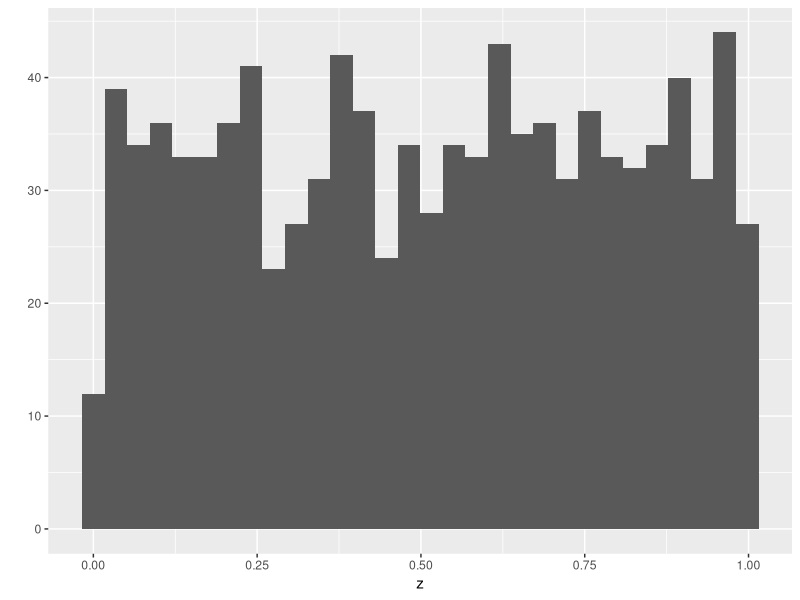
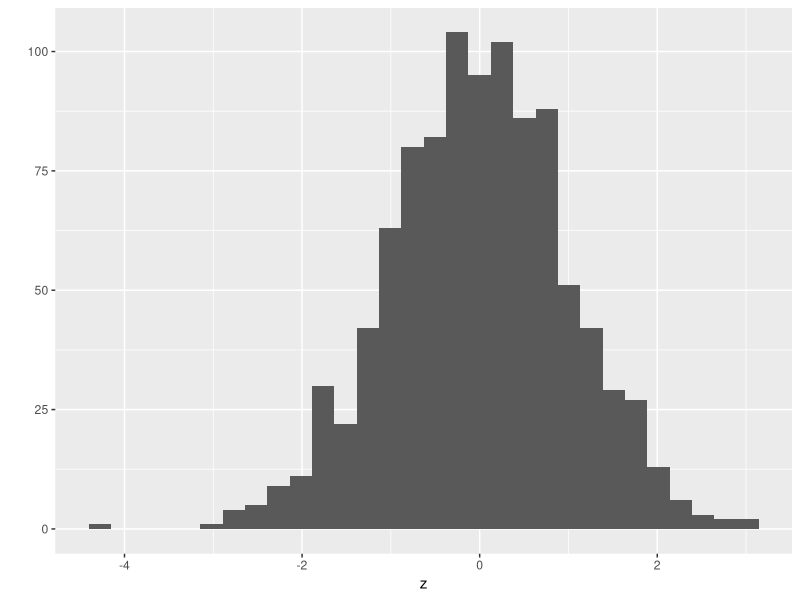

Generate these figures, in order, with R: (Note: this script raises an error after producing the figures.)
# More function and tricks with atomic vectors
# February 6, 2020
# HVC


# Notes -------------------------------------------------------------------

# create atomic vector, specify its mode and length
z <- vector(mode="numeric",length=0)
z <- c(z,5)
print(z)
# This is dynamic sizing. Don't do this in R because it gets really slow. 
# Instead: pre-allocate space to a vector: Preferred way
z <- rep(0,100)
head(z)

# Fill with NA values.
z <- rep(NA,100)
head(z)

typeof(z)
z[1] <- "Washington"
typeof(z)
# This gives it a type "after the fact".

# Assigning regular names without needing to type it all out. 
v_size <- 100
my_vector <- runif(v_size)
my_names <- paste("Species",seq(1:length(my_vector)),sep="")
# Taking the word species and pasting it with the sequence starting at 1 and going to the length of the vector. 
head(my_names)
# Gives out Species1, etc.
names(my_vector) <- my_names
head(my_vector)
# Assigns a number to each Species1, Species2, etc. 
# Can change the number after v_size in like 27 and run the whole chunk again. 

# Repeat Function ---------------------------------------------------------
# Rep function for repeating elements. 
rep(0.5,6)
# Repeats 0.5 6 times.
# In console: type ?rep will bring up help page that will tell you what the inputs are. X considered the first entry, the element or vector you want to repeat. 3 other parameters: times, length out, each. 
rep(x=0.5, times=6)
# Better practice. 
# Will still work if reverse order when define: 
rep(times=6, x=0.5)

my_vec <- c(1,2,3)
rep(x=my_vec, times=2)
rep(x=my_vec,each=2)
# Repeats each element the number of specified times. 
rep(x=my_vec,times=my_vec)
# Repeats the vector elements with eachother: matching them up
rep(x=my_vec, each=my_vec)
# Will give warning message: using 1 as the constant because values aren't matching up. 


# Using sequence function -------------------------------------------------

seq(from=2, t=4) # First way
2:4
# Does the same thing. This is an inline operator. Second way.  
`:`(2,4) # Third way. Does the same thing
seq(from=2, to=4,by=0.5)
# Goes up in increments of by= term
x <- seq(from=2, to=4, length=7)
print(x)
# Length function divides it up into number of chunks 
my_vec <- 1:length(x)
# Not for large numbers. But will do the same. 
# Faster way: 
seq_along(my_vec)
# Preferred way!!!!


# Using random number generator --------------------------------------------

runif(5)
runif(n=5,min=100,max=110)


# Random normal distributions ---------------------------------------------

rnorm(5)
rnorm(n=5,mean=100,sd=30)
library(ggplot2)
z <- runif(1000)
# Generates 1000 random values
qplot(z)
# Gives you a plot of it (non-normal distribution)
z <- rnorm(1000)
qplot(z)
# Gives you a plot of it with a normal distribution


# Sample function ---------------------------------------------------------
# Use sample function to draw random values from an existing vector
long_vec <- seq_len(10)
print(long_vec)
sample(x=long_vec)
# Reorders them randomly
# Sampling w/o replacement
sample(x=long_vec, size=3)

# Sampling with replacement
sample(x=long_vec, size=16,replace=TRUE)
# Some elements occur more than once. When replace not = to TRUE, will give an error because not enough elements. 

# These have all been equally probable
# Now try a weighted sampling

my_weights <- c(rep(20,5), rep(100,5)) # This weights the variables
print(my_weights)
sample(x=long_vec, replace=TRUE,prob=my_weights)


# Sub-setting atomic vectors: techniques -------------------------------------------------------------

z <- c(3.1,9.2,1.3,0.4,7.5)

# First way to subset: with positive index values
z[c(2,3)]
# Pulls out the 2nd and 3rd element of the list
# Or: with negative values
z[-c(1,5)]

# Second way: create a logical vector of conditions for subsetting
z[z<3]
tester <- z<3
print(tester)
z[tester] # coercing tester into integer values

# Third way: which function to find slots
which(z<3)
# tells you which index markers are less than three: gives you position values
z[which(z<3)]
# Does the same thing

# Fourth way: length for relative positioning
 z[-c(length(z):(length(z)-2))]
# negative sign creates an exclusion. Runs max length of sequence to two elements less. 
 
 # Fifth way: using named vector elements
 names(z) <- letters[1:5]
z
# Associates a letter with the values
z[c("b","b")]


# Relational Operators ----------------------------------------------------

# < less than
# > greater than
# <= less than or equals
# >= greater than or equals
# == equal to (single = is an assignment operator, not a logical one)

# Logical Operators -------------------------------------------------------
# ! before a statement converts to "not:
# & an and operator (applies to a vector)
# | is or (for a vector)
# xor(a,b( is a or b, but not a and b
# && is and for first element of vector only
# || is a first element or evaluator

# Examples

x <- 1:5
y <- c(1:3,7,7)
x == 2
# TRUE for second element only
x != 2
# x NOT EQUAL to 2

x ==1 & y ==7
# All false because nothing meets those conditions
x == 1 | y==7
x == 3 | y==3
xor(x==3,y==3)
x == 3 && y == 3


# Subscripting ------------------------------------------------------------

# Subscript with missing values
set.seed(90)
z <- runif(10)
z
z < 0.5
z[z < 0.5] # grabs all elements less than 0.5
which(z < 0.5)
z[which(z< 0.5)]

zD <- c(z,NA,NA)
zD[zD<0.5]
zD[which(zD<0.5)]
# Drops the NAs to make vector shorter: the caveat of using which. Be careful if you want to drop values, use which. If not, use the direct option. 

